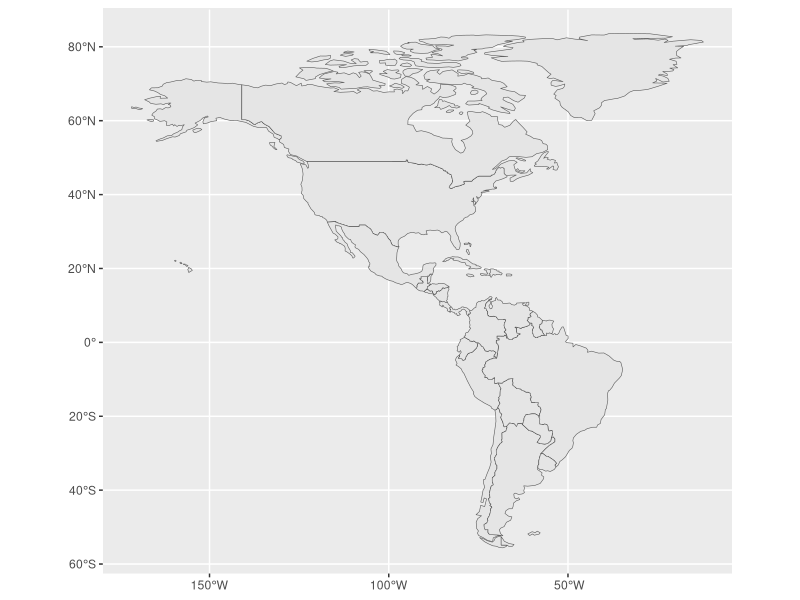
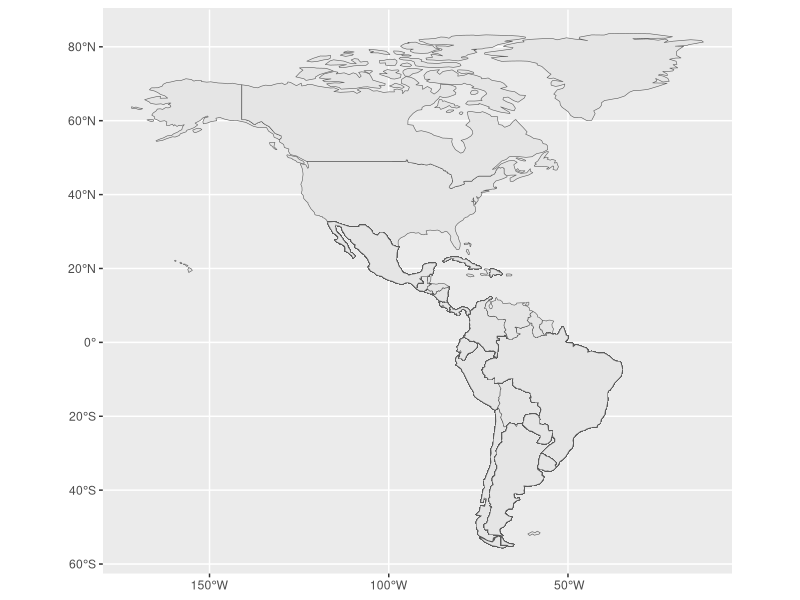
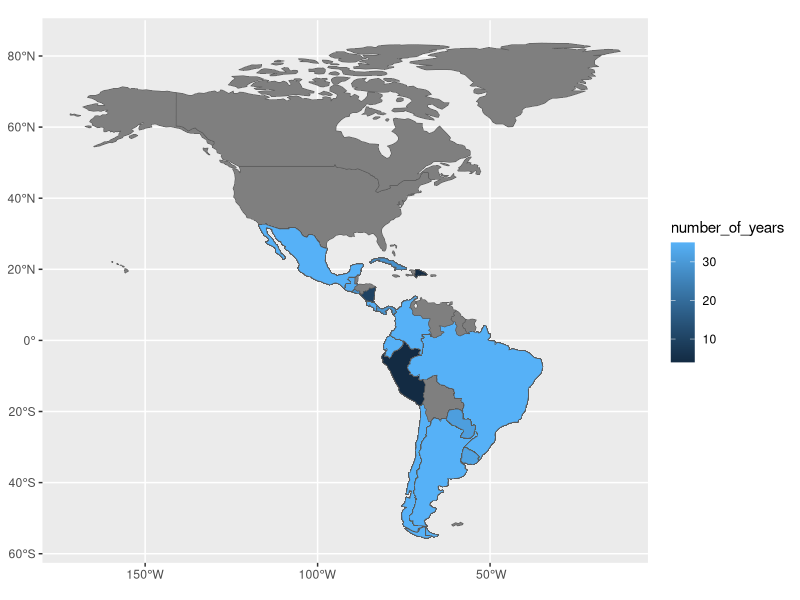
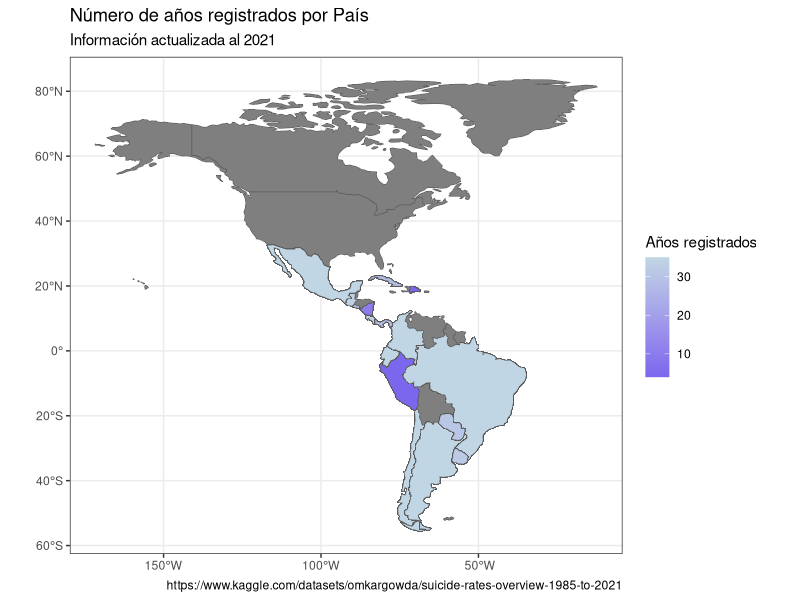

Source code (R) for these figures, in order:
## ---- chunk 1
knitr::opts_chunk$set(echo = TRUE)
## ---- chunk 2
install.packages("sf")
## ---- chunk 3
library(sf)
library(ggplot2)
library(tidyverse)
library(dplyr)
## ---- chunk 4
latam <- read.csv("materiales/latam_suicidio.csv")

peru <- read.csv("materiales/peru_suicidio.csv")
## ---- chunk 5
latam_map <- st_read("materiales/custom.json")
## ---- chunk 6
latam_map %>%
  ggplot() + # Crea un objeto ggplot a partir del objeto
  geom_sf() # agrega una capa con el mapa```
## ---- chunk 7
grouped_geo <- latam_map %>%
  group_by(sovereignt)
head(grouped_geo)
## ---- chunk 8
grouped_data <- latam %>%
  group_by(country)
## ---- chunk 9
result <- grouped_data %>% 
  summarize(number_of_years = n_distinct(year))
head(result)
## ---- chunk 10
# Perform a left join on the latam and result tables
latam_with_years <- left_join(latam, result, by = "country")

# Sort the latam_with_years table by number_of_years in descending order
latam_with_years_sorted <- latam_with_years %>% 
  arrange(number_of_years)

# View the sorted latam_with_years_sorted table
head(latam_with_years_sorted)

## ---- chunk 11
geo_latam <- latam_map %>%
  left_join(latam_with_years_sorted, by = c("sovereignt" = "country"))
## ---- chunk 12
geo_latam %>%
  ggplot() + # Crea un objeto ggplot a partir del objeto
  geom_sf() # agrega una capa con el mapa```
## ---- chunk 13
geo_latam %>%
  ggplot(aes(fill = number_of_years)) + # Crea un objeto ggplot a partir del objeto
  geom_sf() # agrega una capa con el mapa
## ---- chunk 14
geo_latam %>%
  ggplot(aes(fill = number_of_years)) +
  geom_sf() +
  labs(title = "Número de años registrados por País",
    subtitle = "Información actualizada al 2021",
    caption = "https://www.kaggle.com/datasets/omkargowda/suicide-rates-overview-1985-to-2021") +
  scale_fill_gradient("Años registrados", high = "#c0d6e4", low = "#7a67ee") +
  theme_bw()
